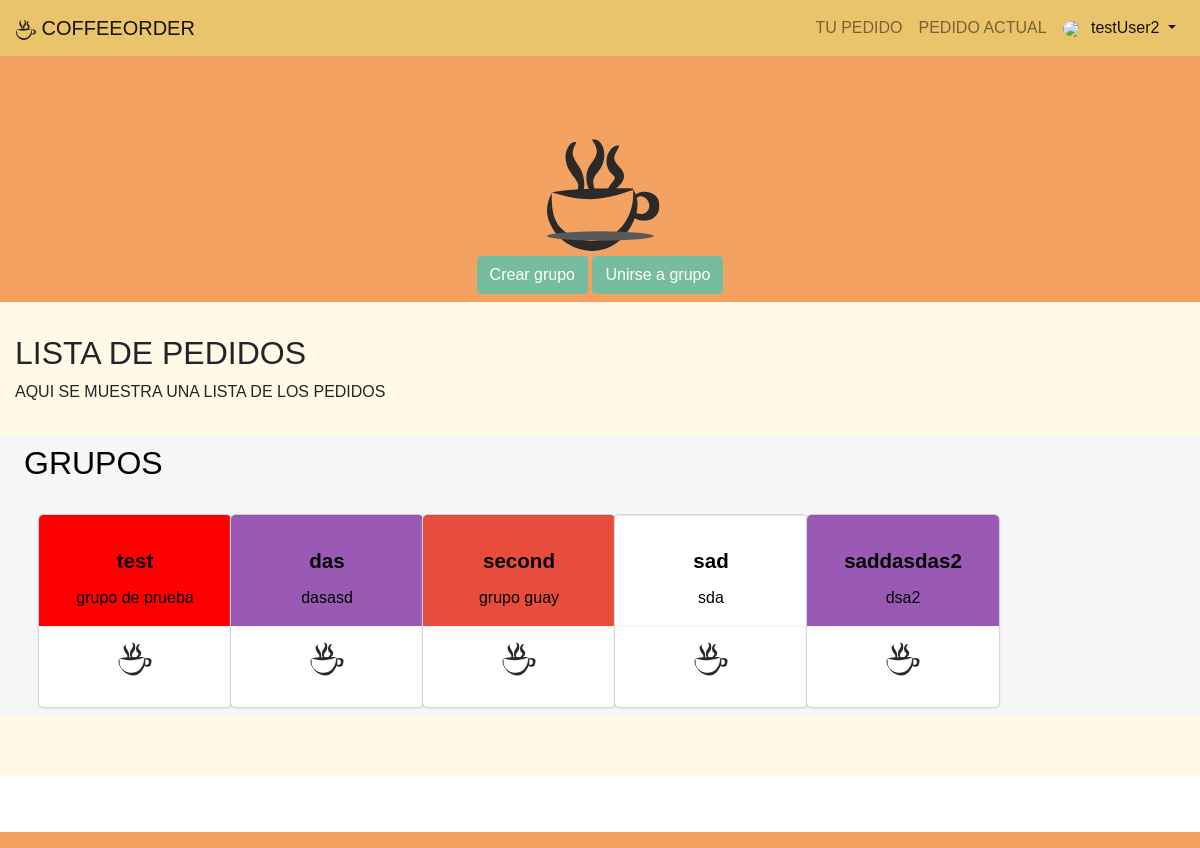
Before: / (signed in) with the older database file.
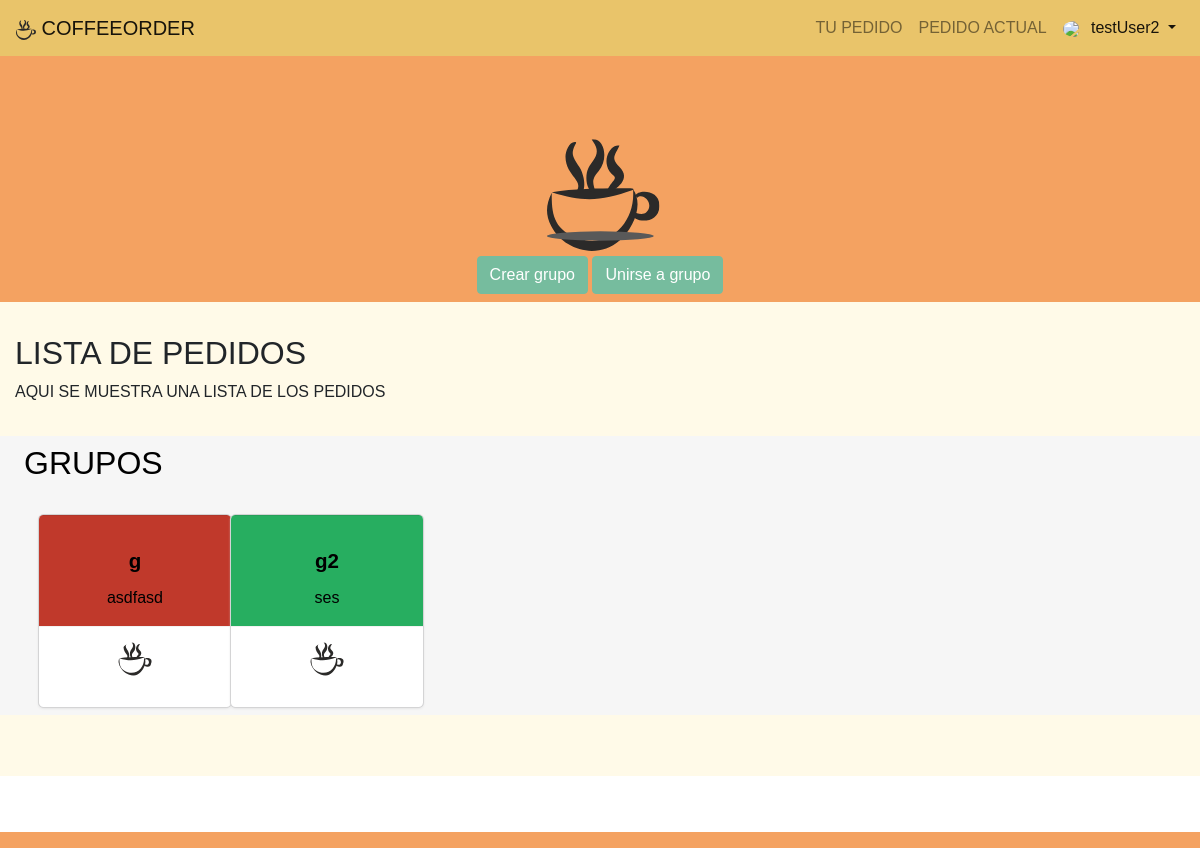
After: the same page with the newer database file.
### account_app/models.py (models this page shows, shortened)
class UserGroup(models.Model):
    group_name = models.CharField(max_length=100, unique=True)
    group_description = models.TextField(max_length=220, blank=True)
    max_members = models.IntegerField(default=15)
    group_color = models.CharField(max_length=100, default="white")
    group_code = models.CharField(max_length=100)
    closed = models.BooleanField(default=False)
    group_admin = models.ManyToManyField(User, related_name='groupAdmin')
    group_members = models.ManyToManyField(User, related_name='groupMembers')
    group_bar = models.ManyToManyField(Bar, related_name='group_bar')

### coffeeorder_app/views.py (the view)
# urls.py: path('', cviews.index, name='index'),
def index(request):
    data = {}
    if request.user.is_authenticated:
        groupForm = JoinGroupForm()
        groups = UserGroup.objects.filter(group_members=request.user).values()
        if request.method == 'POST':
            warning={'0':'Te has unido al grupo!',
                     '1':'Grupo no existente',
                     '2':'Ya perteneces al grupo',
                     '3':'El grupo esta lleno',
                     '4':'Error',
                     }
            groupFormPost = JoinGroupForm(request.POST)
            codigo_obt = request.POST.get('group_code')
            print(codigo_obt)
            if groupFormPost.is_valid():
                print("valid")
                if UserGroup.objects.filter(group_code=codigo_obt).exists():
                    group_to_join = UserGroup.objects.get(group_code=codigo_obt)
                    members = group_to_join.group_members.count()
                    print("valid2")
                    if (members+1)<=group_to_join.max_members :
                        if group_to_join.group_members.filter(pk=request.user.pk).exists():
                            return render(request, 'coffeeorder_app/home.html', {'groups': groups, 'join_group_form': groupForm, 'warning': warning['2']})
                        else:
                            group_to_join.group_members.add(request.user)
                            group_to_join.save()
                            return render(request, 'coffeeorder_app/home.html', {'groups': groups, 'join_group_form': groupForm, 'warning': warning['0']})
                    else:
                        return render(request, 'coffeeorder_app/home.html', {'groups': groups, 'join_group_form': groupForm, 'warning': warning['3']})
                else:
                    return render(request, 'coffeeorder_app/home.html', {'groups': groups, 'join_group_form': groupForm, 'warning': warning['1']})
            else:
                print("form no valid")
                return render(request, 'coffeeorder_app/home.html', {'groups': groups, 'join_group_form': groupForm, 'warning': warning['4']})
        else:
            return render(request, 'coffeeorder_app/home.html', {'groups':groups, 'join_group_form': groupForm, })
    else:
        print("NO LOGEADO")
        return render(request, 'account_app/login.html')

### coffeeorder_app/templates/coffeeorder_app/home.html (shortened to what this page needs)
{% extends "base.html" %}
{% load staticfiles %}
{% block head_css_page %}
    <link href="{% static 'css/coffee.css' %}" rel="stylesheet" media="screen">
    <link href="{% static 'css/login.css' %}" rel="stylesheet" media="screen">
{% endblock head_css_page %}
{% block content %}
    <div class="jumbotron text-center">
        <div class="figure col-12" >
                    <svg class="figure-space coffee-home"  viewBox="0 0 300 300" aria-hidden="true">
                        <image class="coffee-logo" x="35%" y="25%" xlink:href="{% static 'images/svgs/1coffee.svg'%}" />
                        <ellipse fill="#595959" cx="185" cy="270" rx="80" ry="7"/>
                    </svg>
                </div>
        {% if user.is_authenticated %}
            <a role="button" class="btn btn-primary"  href="{% url 'account_app:create_group' %}"> Crear grupo</a>
            <a role="button" class="btn btn-primary"  onclick="show_code()"> Unirse a grupo</a>
        {% endif %}
    </div>
    <div class="container-fluid">
        <div class="row">
            <div class="col-8">
                <h2>LISTA DE PEDIDOS</h2>
                <p>
                    AQUI SE MUESTRA UNA LISTA DE LOS PEDIDOS
                </p>
            </div>
        </div>
    </div>
   {% if groups %}
    <div class="container-fluid bg-grey">
            {% if user.is_authenticated %}
                <div class="card-container">
                <div class="row"> <h2 >GRUPOS</h2></div>
                <div class="row">
                    {% for group in groups %}
                        <div class="col-12 col-md-3 col-lg-2 mt-4 ">
                          <a href="{% url 'account_app:get_group_page' group.id %}">
                            <div class="card" >
                                <div class="card-block" style="background-color:{{ group.group_color}};">
                                    <h4 class="card-title mt-3">{{ group.group_name }}</h4>
                                     <p class="card-text">{{ group.group_description }}</p>
                                </div>
                                <div class="card-footer">
                                    <img class="card-logo" src="/static/images/svgs/1coffee.svg">
                                </div>
                            </div>
                              </a>
                        </div>
                     {% endfor %}
                </div>
                </div>
            {% else %}
                <a role="button" class="btn btn-primary"  href="#"><span
                        class="glyphicon glyphicon-plus-sign"></span> Crear grupo</a>
            {% endif %}
    </div>
 {% endif %}
    </div>
{% endblock %}

Changed rows visible on the page:
removed UserGroup: group_name "test", group_description "grupo de prueba", group_color "red" (drawn)
removed UserGroup: group_name "das", group_description "dasasd"
removed UserGroup: group_name "second", group_description "grupo guay", group_color "#e74c3c" (drawn)
removed UserGroup: group_name "sad", group_description "sda", group_color "white" (drawn)
removed UserGroup: group_name "saddasdas2", group_description "dsa2"
added UserGroup: group_name "g", group_description "asdfasd", group_color "#c0392b" (drawn)
added UserGroup: group_name "g2", group_description "ses", group_color "#27ae60" (drawn)
